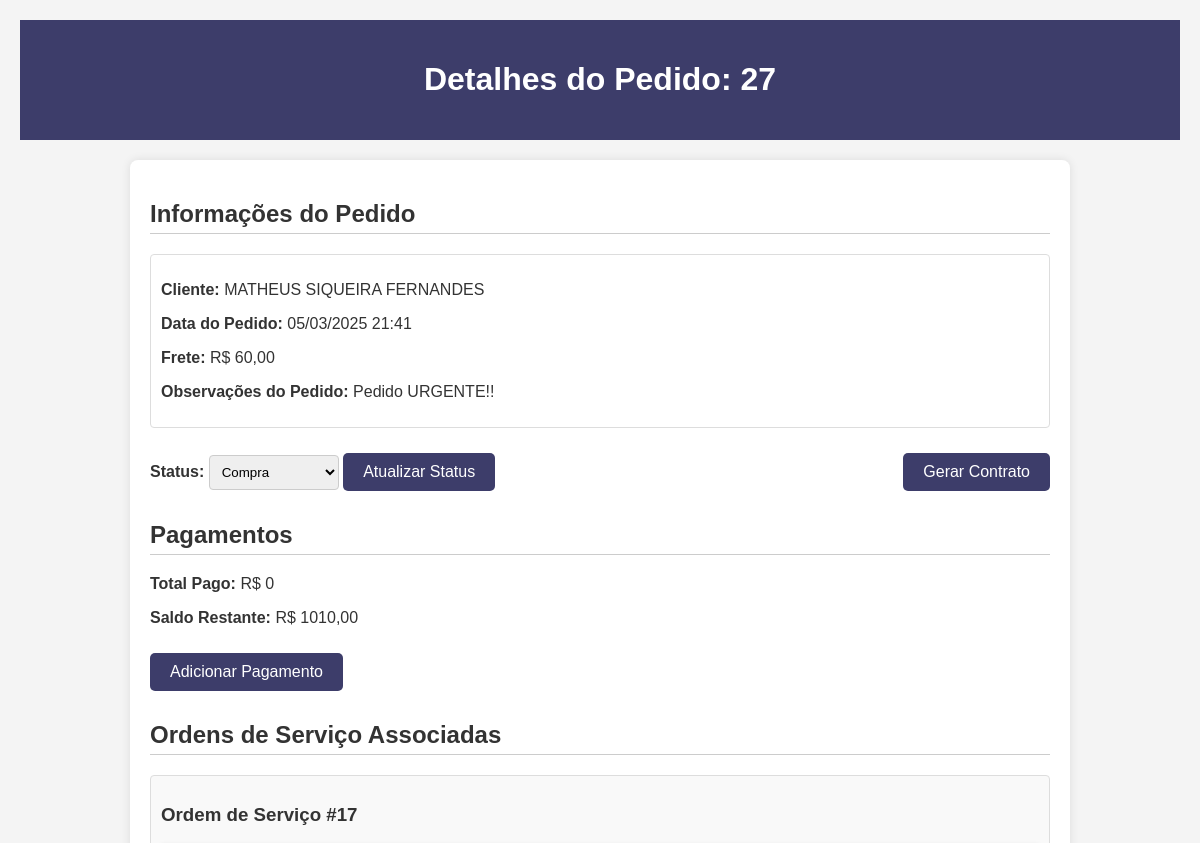
The page /pedidos/detalhes/27/ (upper part) on the database as committed earlier.
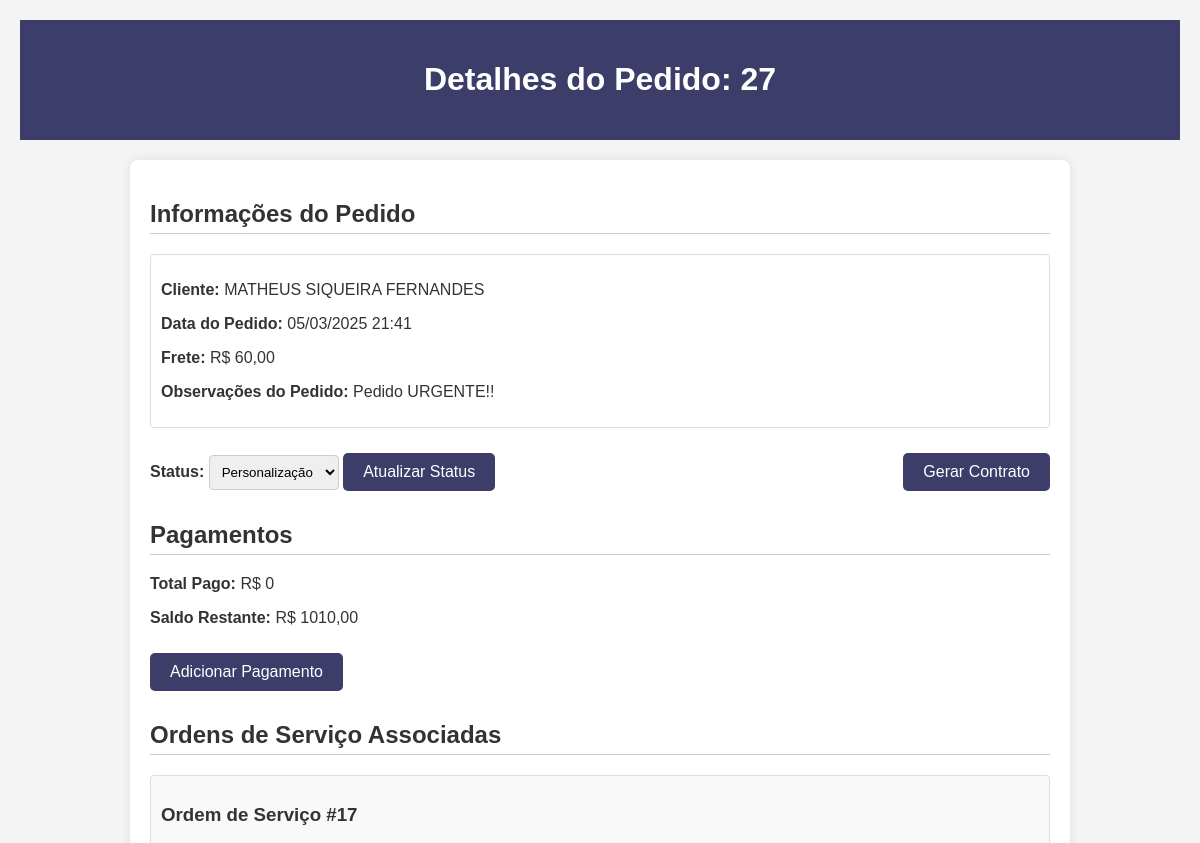
The same page on the database as committed later.
### kq_app/models.py (models this page shows, shortened)
class Pedido(models.Model):
    STATUS_CHOICES = (
        ('analise', 'Análise'),
        ('aprovado', 'Aprovado'),
        ('compra', 'Compra'),
        ('corte', 'Corte'),
        ('personalizacao', 'Personalização'),
        ('costura', 'Costura'),
        ('embalagem', 'Embalagem'),
        ('enviado', 'Enviado'),
    )
    cliente = models.ForeignKey(Cliente, on_delete=models.CASCADE, verbose_name="Cliente")
    data_criacao = models.DateTimeField(default=timezone.now, verbose_name="Data de Criação")
    data_entrega = models.DateField(blank=True, null=True, verbose_name="Data de Entrega")
    observacoes = models.TextField(blank=True, null=True, verbose_name="Observações", default="")
    status = models.CharField(max_length=50, choices=STATUS_CHOICES, default='novo', verbose_name="Status do Pedido")
    valor_total = models.DecimalField(max_digits=12, decimal_places=2, default=0.00, verbose_name="Valor Total")
    frete = models.DecimalField(max_digits=10, decimal_places=2, default=0.00, verbose_name="Frete")
    class Meta:
        verbose_name = "Pedido"
        verbose_name_plural = "Pedidos"
        ordering = ['-data_criacao']

class Cliente(models.Model):
    nome = models.CharField(max_length=200, verbose_name="Nome do Cliente")
    email = models.EmailField(blank=True, null=True, verbose_name="Email")
    telefone = models.CharField(max_length=20, blank=True, null=True, verbose_name="Telefone")
    endereco = models.TextField(blank=True, null=True, verbose_name="Endereço")
    cpf_cnpj = models.CharField(max_length=20, blank=True, null=True, verbose_name="CPF/CNPJ")
    data_cadastro = models.DateTimeField(default=timezone.now, verbose_name="Data de Cadastro")
    equipe = models.CharField(max_length=100, blank=True, null=True, verbose_name="Equipe")
    cep = models.CharField(max_length=9, blank=True, null=True, verbose_name="CEP")
    class Meta:
        verbose_name = "Cliente"
        verbose_name_plural = "Clientes"
        ordering = ['nome']

### kq_app/views.py (the view)
# urls.py: path('pedidos/detalhes/<int:pedido_id>/', views.detalhes_pedido, name='detalhes_pedido'),
def detalhes_pedido(request, pedido_id):
    pedido = get_object_or_404(Pedido, id=pedido_id)
    ordens_de_servico = OrdemDeServico.objects.filter(pedido=pedido)
    pagamentos = Pagamento.objects.filter(pedido=pedido)
    total_pago = pagamentos.aggregate(total=Sum('valor_pago'))['total'] or 0
    saldo_restante = pedido.valor_total - total_pago
    context = {
        'pedido': pedido,
        'ordens_de_servico': ordens_de_servico,
        'pagamentos': pagamentos,
        'total_pago': total_pago,
        'saldo_restante': saldo_restante,
    }
    return render(request, 'kq_app/detalhes_pedido.html', context)

### kq_app/templates/kq_app/detalhes_pedido.html (shortened to what this page needs)
<!DOCTYPE html>
<html lang="pt-BR">
<head>
</head>
<body>
<header>
    <h1>Detalhes do Pedido: {{ pedido.id }}</h1>
</header>
<div class="container">
    <h2>Informações do Pedido</h2>
    <div class="order-info">
        <p><strong>Cliente:</strong> {{ pedido.cliente.nome }}</p>
        <p><strong>Data do Pedido:</strong> {{ pedido.data_criacao|date:"d/m/Y H:i" }}</p>
        <p><strong>Frete:</strong> R$ {{ pedido.frete }}</p>
        <p><strong>Observações do Pedido:</strong> {{ pedido.observacoes }}</p>
    </div>
    <div class="status-form">
        <form id="atualizarStatusForm" method="post" action="{% url 'atualizar_status_pedido' pedido.id %}">
            <div>
                <label for="status"><strong>Status:</strong></label>
                <select name="status" id="status">
                    <option value="compra" {% if pedido.status == 'compra' %}selected{% endif %}>Compra</option>
                    <option value="personalizacao" {% if pedido.status == 'personalizacao' %}selected{% endif %}>Personalização</option>
                </select>
                <button type="submit" class="button">Atualizar Status</button>
            </div>
        </form>
        <a href="{% url 'gerar_contrato_pedido' pedido.id %}" class="button">Gerar Contrato</a>
    </div>
    <h2>Pagamentos</h2>
    <p><strong>Total Pago:</strong> R$ {{ total_pago }}</p>
    <p><strong>Saldo Restante:</strong> R$ {{ saldo_restante }}</p>
    <a href="{% url 'adicionar_pagamento' pedido_id=pedido.id %}" class="button">Adicionar Pagamento</a>
    <h2>Ordens de Serviço Associadas</h2>
    {% if ordens_de_servico %}
        {% for ordem in ordens_de_servico %}
            <div class="os-item">
                <h3>Ordem de Serviço #{{ ordem.id }}</h3>
            </div>
        {% endfor %}
    {% else %}
        <p>Nenhuma ordem de serviço encontrada para este pedido.</p>
    {% endif %}
</div>
</body>
</html>

Rows that differ between the two databases and show on the page:
changed Pedido "Pedido URGENTE!!": status "Compra" → "Personalização"
